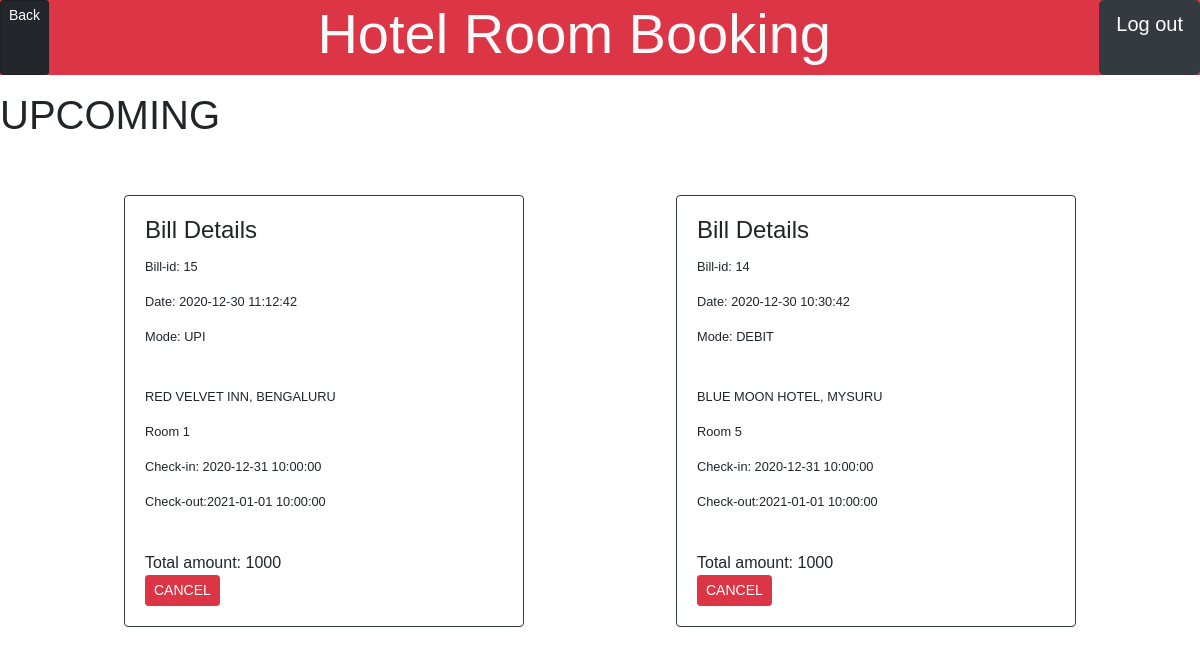
Screenshot of /upcoming (signed in) with the database file from the repository.
### tables this page shows
CREATE TABLE BILL (
	bill_id INTEGER PRIMARY KEY AUTOINCREMENT,
	amount DECIMAL(10,2) DEFAULT 0.00,
	date DATETIME NOT NULL,
	mode TEXT
);

CREATE TABLE RESERVATION (
	c_id	VARCHAR(20) NOT NULL,
	bill_id	INTEGER,
	room_id	INTEGER NOT NULL,
	check_in	DATETIME,
	check_out	DATETIME,
	status	TEXT,
	PRIMARY KEY(c_id,bill_id,room_id),
	FOREIGN KEY(room_id) REFERENCES ROOM(room_id) ON UPDATE CASCADE ON DELETE CASCADE,
	FOREIGN KEY(c_id) REFERENCES CUSTOMER(c_id) ON UPDATE CASCADE ON DELETE CASCADE,
	FOREIGN KEY(bill_id) REFERENCES BILL(bill_id) ON UPDATE CASCADE ON DELETE SET NULL
);

CREATE TABLE HOTEL (
	hotel_id	INTEGER PRIMARY KEY AUTOINCREMENT,
	hotel_name	TEXT NOT NULL,
	locations	TEXT
, photo TEXT);

CREATE TABLE ROOM (
	room_id	INTEGER PRIMARY KEY AUTOINCREMENT,
	price	DECIMAL(10,2) DEFAULT 0.00,
	room_no	VARCHAR(5) NOT NULL,
	type_id	INTEGER NOT NULL,
	hotel_id	INTEGER NOT NULL,
	FOREIGN KEY(hotel_id) REFERENCES HOTEL(hotel_id) ON UPDATE CASCADE ON DELETE CASCADE,
	FOREIGN KEY(type_id) REFERENCES TYPE(type_id) ON UPDATE CASCADE ON DELETE SET DEFAULT,
	UNIQUE(hotel_id,room_no)
);

### routes.py (the view, shortened to what this page needs)
@app.route('/upcoming', methods=['GET','POST'])
def upcoming():
    if not check_login():
        return redirect(url_for('.home'))
    con = sqlite3.connect(DATABASE)
    con.row_factory = sqlite3.Row
    cur = con.cursor()
    cur.execute('''SELECT bill_id, date, amount, mode, check_in, check_out, room_no, price, hotel_name, locations
                FROM BILL NATURAL JOIN RESERVATION NATURAL JOIN ROOM NATURAL JOIN HOTEL
                WHERE c_id="%s" AND NOT status="CANCELLED" AND bill_id NOT IN
                (SELECT DISTINCT bill_id FROM RESERVATION WHERE check_in<="%s")
                ORDER BY (bill_id) DESC;'''%(session['c_id'], datetime.now().replace(microsecond=0)))
    bills = cur.fetchall()
    con.close()
    card = {}
    for bill in bills:
        if bill['bill_id'] in card:
            card[bill['bill_id']].append({'check_in':bill['check_in'],'check_out':bill['check_out'],'room_no':bill['room_no'],
            'price':bill['price'],'hotel_name':bill['hotel_name'],'locations':bill['locations']})
        else:
            card[bill['bill_id']] = [{'date': bill['date'], 'amount':bill['amount'], 'mode':bill['mode']}]
            card[bill['bill_id']].append({'check_in':bill['check_in'],'check_out':bill['check_out'],'room_no':bill['room_no'],
            'price':bill['price'],'hotel_name':bill['hotel_name'],'locations':bill['locations']})
    return render_template('bill_details.html', card = card, upcoming=True, back=url_for('.dashboard'))

### routes.py (called while the page is built)
def check_login():
    if session.get('logged_in') != True:
        flash('Please Login')
        return False
    else:
        return True

### templates/bill_details.html (shortened to what this page needs)
{% extends 'base.html' %}
{% block main %}
<h1>
  {% if upcoming %}
  UPCOMING
  {% elif cancelled %}
  CANCELLED BOOKINGS
  {% else %}
  BOOKING HISTORY
  {% endif %}
</h1>
<div class="d-flex flex-wrap align-content-around m-5">
{% for bill in card %}
  <div class="card border-dark mx-auto my-2" style="width:400px">
    <div class="card-body">
      <h4 class="card-title" id="title">Bill Details</h4>
      <p id="bid" class="card-text small">Bill-id: {{bill}}</p>
      <p id="date" class="card-text small">Date: {{card[bill][0]['date']}}</p>
      <p id="mode" class="card-text small">Mode: {{card[bill][0]['mode']}}</p>
      <br>
      {% for room in card[bill][1:] %}
      <p id="hotel" class="card-text small">{{room['hotel_name']}}, {{room['locations']}}</p>
      <p id="rno" class="card-text small">Room {{room['room_no']}}</p>
      <p id="cin" class="card-text small">Check-in: {{room['check_in']}}</p>
      <p id="cout" class="card-text small">Check-out:{{room['check_out']}}</p>
      <br>
      {% endfor %}
       <div id="amt" class="card-text">Total amount: {{card[bill][0]['amount']}}
         {% if upcoming %}
         <form action="{{url_for('.upcoming')}}" method="post">
           <button type="submit" class="btn btn-sm btn-danger" name="cancel">CANCEL</button>
         </form>
         {% endif %}
       </div>
    </div>
  </div>
{% endfor %}
</div>
{% endblock %}

### rows the page displays
BILL: date "2020-12-30 11:12:42", mode "UPI", amount "1000"
RESERVATION: hotel_name "RED VELVET INN", locations "BENGALURU", room_no "1", check_in "2020-12-31 10:00:00", check_out "2021-01-01 10:00:00"
BILL: date "2020-12-30 10:30:42", mode "DEBIT", amount "1000"
RESERVATION: hotel_name "BLUE MOON HOTEL", locations "MYSURU", room_no "5", check_in "2020-12-31 10:00:00", check_out "2021-01-01 10:00:00"

### other values shown
{{ bill }} "15" "14"
